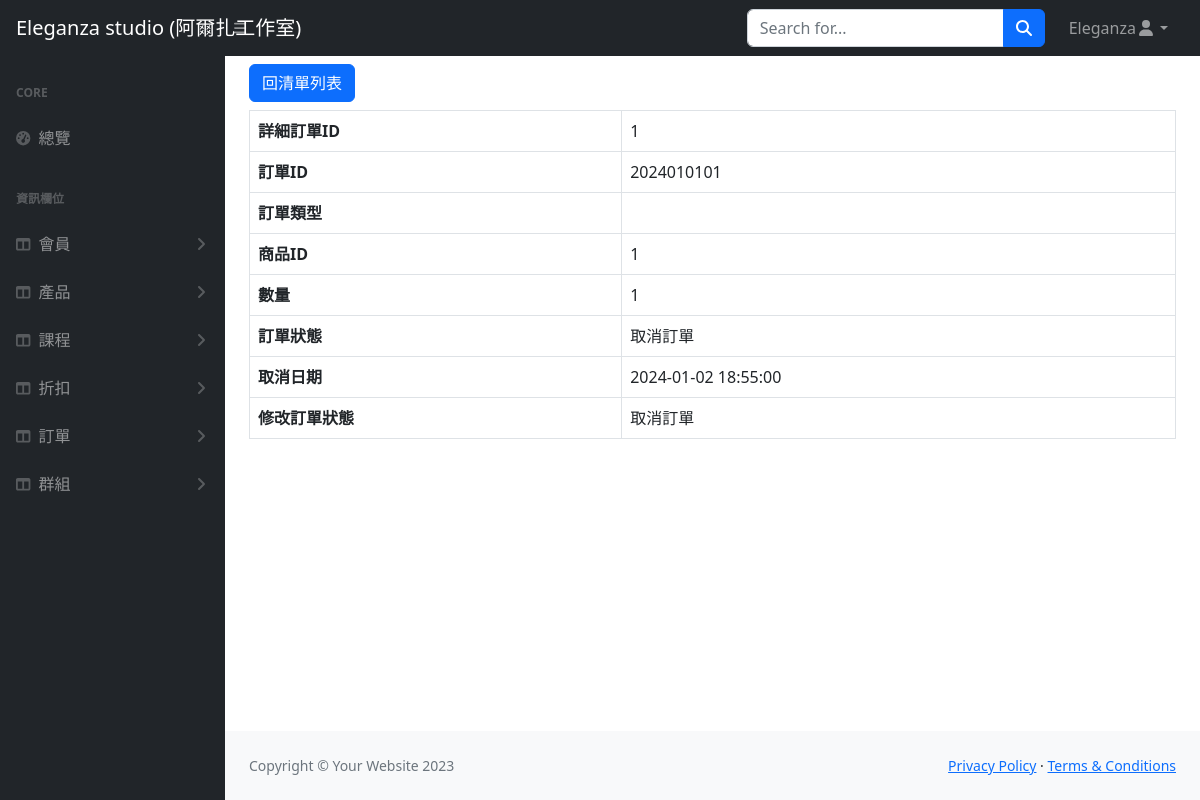
Page /orders/order_detail.php?order_id=2024010101 (signed in) on the earlier database version.
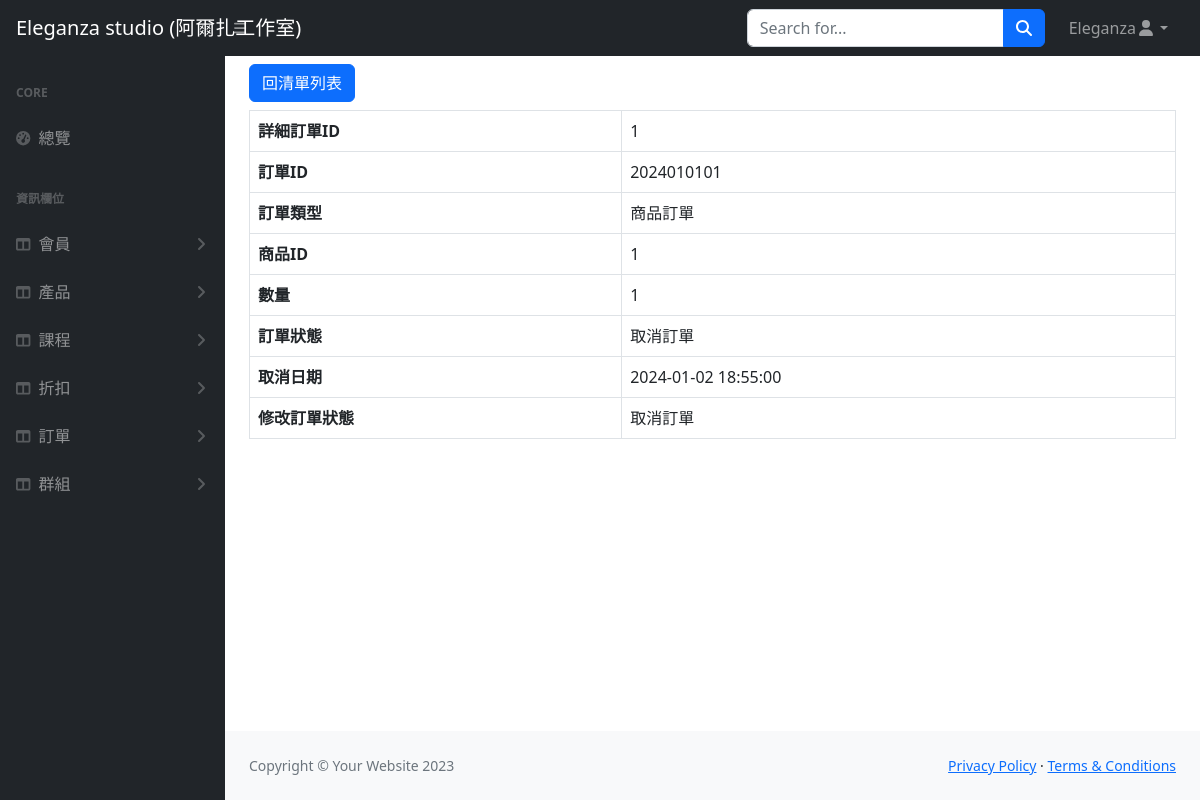
Same page on the later database version.
### tables this page shows
CREATE TABLE `order_detail` (
  `detail_id` int(3) NOT NULL,
  `order_id` int(13) NOT NULL,
  `course_product_id` int(5) NOT NULL,
  `num` int(2) NOT NULL
);

CREATE TABLE `order` (
  `order_id` int(13) NOT NULL,
  `user_id` int(3) NOT NULL,
  `status` varchar(4) NOT NULL,
  `order_date` datetime NOT NULL,
  `cancel_date` datetime DEFAULT NULL,
  `product_type` varchar(5) DEFAULT NULL
);

### orders/order_detail.php (the view, shortened to what the changed rows need)
<?php
if (!isset($_GET["order_id"])) {
    $order_id = 0;
} else {
    $order_id = $_GET["order_id"];
}
require_once("../db_connect.php");
$sql = "SELECT order_detail.*, `order`.*
        FROM order_detail
        JOIN `order` ON order_detail.order_id = `order`.order_id
        WHERE order_detail.order_id = $order_id";
$result = $conn->query($sql);
$rowCount = $result->num_rows;
?>
<!DOCTYPE html>
<html lang="en">
<head>
    <link href="https://cdn.jsdelivr.net/npm/simple-datatables@7.1.2/dist/style.min.css" rel="stylesheet" />
    <link href="../css/styles.css" rel="stylesheet" />
</head>
<body class="sb-nav-fixed">
    <div id="layoutSidenav">
        <div id="layoutSidenav_content">
            <main>
                <div class="container-fluid px-4">
                    <?php if ($rowCount == 0) : ?>
                        使用者不存在
                    <?php else :
                        $row = $result->fetch_assoc();
                    ?>
                        <table class="table table-bordered">
                            <tr>
                                <th>詳細訂單ID</th>
                                <td><?= $row["detail_id"] ?></td>
                            </tr>
                            <tr>
                                <th>訂單ID</th>
                                <td><?= $row["order_id"] ?></td>
                            </tr>
                            <tr>
                                <th>訂單類型</th>
                                <td><?= $row["product_type"] ?></td>
                            </tr>
                            <tr>
                                <th>商品ID</th>
                                <td><?= $row["course_product_id"] ?></td>
                            </tr>
                            <tr>
                                <th>數量</th>
                                <td><?= $row["num"] ?></td>
                            </tr>
                            <tr>
                                <th>訂單狀態</th>
                                <td><?= $row["status"] ?></td>
                            </tr>
                            <tr>
                                <th>取消日期</th>
                                <td><?= $row["cancel_date"] ?></td>
                            </tr>
                            <tr>
                                <th>修改訂單狀態</th>
                                <td>
                                    <?php if ($row["status"] == '未取貨') : ?>
                                        <form method="post" action="">
                                            <input type="hidden" name="order_id" value="<?= $row["order_id"] ?>">
                                            <select name="new_status" class="form-select" required>
                                                <option value="未取貨" <?php if ($row["status"] == "未取貨") echo "selected"; ?>>未取貨</option>
                                                <option value="完成訂單" <?php if ($row["status"] == "完成訂單") echo "selected"; ?>>完成訂單</option>
                                                <option value="取消訂單" <?php if ($row["status"] == "取消訂單") echo "selected"; ?>>取消訂單</option>
                                            </select>
                                            <button type="submit" class="btn btn-primary btn-sm">更新狀態</button>
                                        </form>
                                    <?php else : ?>
                                        <?= $row["status"] ?>
                                    <?php endif; ?>
                                </td>
                            </tr>
                        </table>
                    <?php endif; ?>
                </div>
            </main>
        </div>
    </div>
</body>s
</html>

Differences in the rows shown:
changed through a linked row, order_detail "取消訂單": order.product_type (not shown) → "商品訂單"
